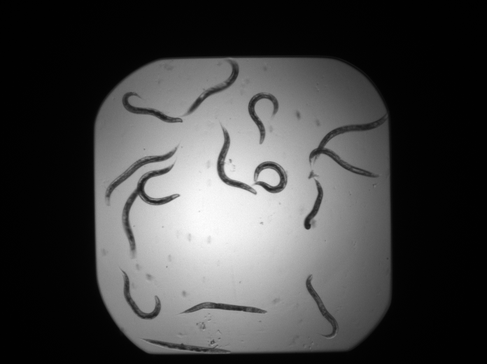
#> input picture data/BBBC010/live.tif, 487 x 364 px, shrunk from 696 x 520 before the run, found by its file name
$ jupyter execute --allow-errors '[Solution] 1 - Handling Image Data.ipynb'
#> lines starting #> are read from the running program, lines starting #| are printed output that depends on the picture; after the words box and inside, x2 and y2 are one past the last pixel; in counts of white or black regions, pixels touching at a corner belong together
# Part 1: Handling Image Data

In this notebook, we will learn how to manipulate image data as arrays.

[cell 1]
import os
import imageio.v2 as imageio
import matplotlib.pyplot as plt
import copy
# uncomment the line below for interactive figures
# %matplotlib ipympl

plt.rcParams['figure.dpi'] = 200

[cell 2]
import skimage as sk
import skimage.filters as skf

## 1. Loading and visualization

Throughout this practical, we will be using two image sets from the Broad Bioimage Benchmark Collection (BBBC, https://bbbc.broadinstitute.org/):
- BBBC010 (https://bbbc.broadinstitute.org/BBBC010/), a dataset of brightfield microscopy images of a C. elegans live/dead assay;
- BBBC020 (https://bbbc.broadinstitute.org/BBBC020/), a dataset of fluorescence microscopy images of the cell membrane and nucleus of murine bone-marrow derived macrophages.

### 1.1 Load

Load sample images from each datasets by running the lines below.

*There exists plenty of different libraries to load image data, but here we will rely on imageio (https://pypi.org/project/imageio/) as it can handle a wide range of formats that are relevant to microscopy.*

[cell 3]
# BBBC010
# Live worms example
bbbc010_live = imageio.imread('../data/Part_1/BBBC010/live.tif')
#> bbbc010_live is the input picture: shape (364, 487); min 0, max 253, mean 67.8
# Dead worms example
bbbc010_dead = imageio.imread('../data/Part_1/BBBC010/dead.tif')
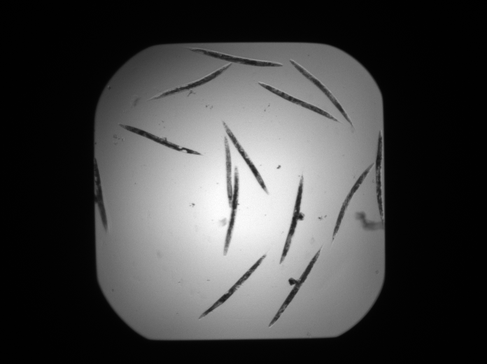
#> input picture data/BBBC010/dead.tif, 487 x 364 px, shrunk from 696 x 520 before the run, found by its file name
#> bbbc010_dead is the input picture: shape (364, 487); min 0, max 255, mean 68.3

[cell 4]
# BBBC020
# Cell membranes example
bbbc020_cell = imageio.imread('../data/Part_1/BBBC020/membranes.tif')
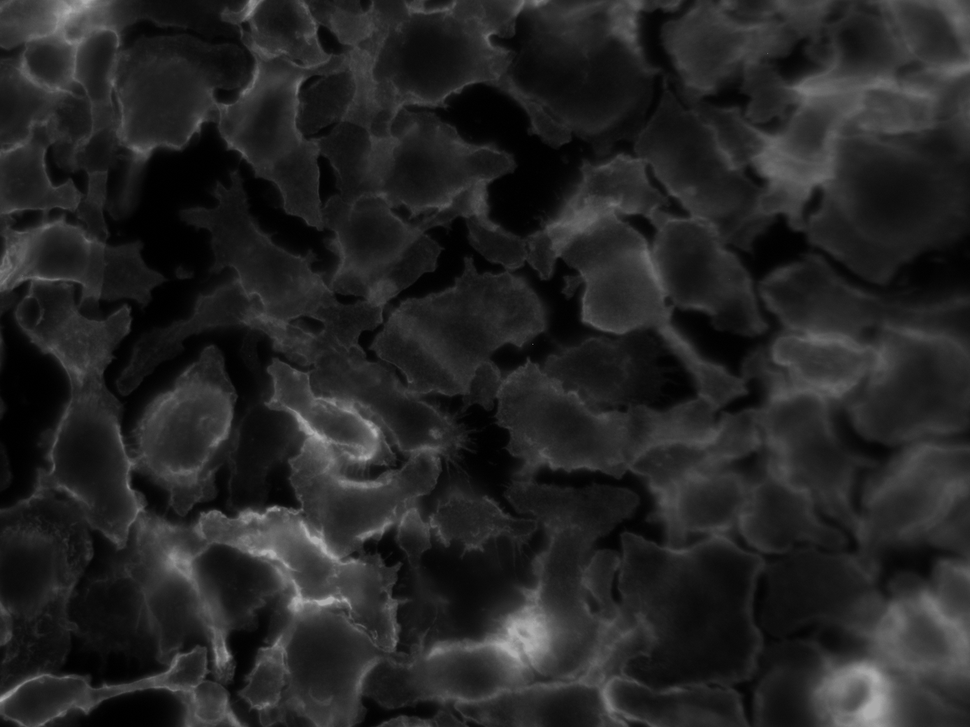
#> input picture data/BBBC020/membranes.tif, 970 x 727 px, shrunk from 1388 x 1040 before the run, found by its file name
#> bbbc020_cell is the input picture: shape (727, 970); min 0, max 173, mean 36.9
# Nuclei example
bbbc020_nuclei = imageio.imread('../data/Part_1/BBBC020/nuclei.tif')
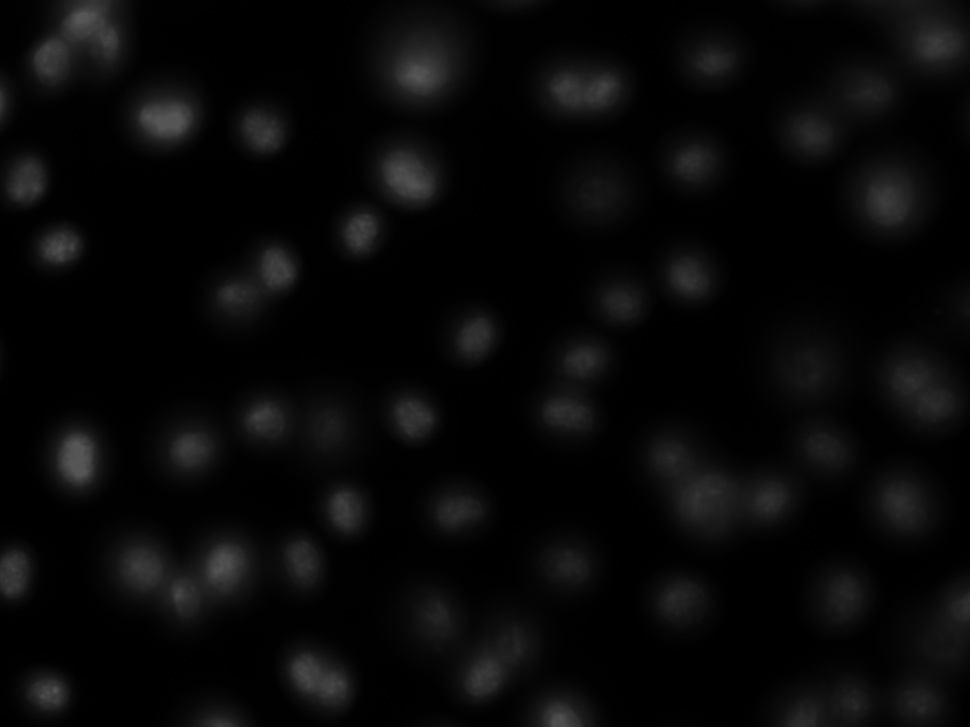
#> input picture data/BBBC020/nuclei.tif, 970 x 727 px, shrunk from 1388 x 1040 before the run, found by its file name
#> bbbc020_nuclei is the input picture: shape (727, 970); min 0, max 85, mean 8.2

### 1.2 Visualize

Visualize the images with matplotlib (https://matplotlib.org/) by running the lines below.

[cell 5]
# BBBC010
fig, axes = plt.subplots(nrows=1, ncols=2)

axes[0].imshow(bbbc010_live)
axes[0].axis('off')
axes[0].set_title('Live C. elegans')

axes[1].imshow(bbbc010_dead)
axes[1].axis('off')
axes[1].set_title('Dead C. elegans')

plt.show()

[cell 6]
# BBBC020
fig, axes = plt.subplots(nrows=1, ncols=2)

axes[0].imshow(bbbc020_cell)
axes[0].axis('off')
axes[0].set_title('Cell membrane marker')

axes[1].imshow(bbbc020_nuclei)
axes[1].axis('off')
axes[1].set_title('Nuclear marker')

plt.show()

### 1.3 Colormaps

As the image data we are working with are grayscale, what we see in 1.2 is pseudo-color. We can change that for any other colormap that matplotlib offers (see https://matplotlib.org/stable/tutorials/colors/colormaps.html). Run the code below to first visualize the BBBC020 images first in grayscale, and then adapt it to use your favourite colormap.

[cell 7]
# Grayscale
fig, axes = plt.subplots(nrows=1, ncols=2)

axes[0].imshow(bbbc020_cell, cmap='gray')
axes[0].axis('off')
axes[0].set_title('Cell membrane marker')

axes[1].imshow(bbbc020_nuclei, cmap='gray')
axes[1].axis('off')
axes[1].set_title('Nuclear marker')

plt.show()

[cell 8]
# Your favourite colormap
fig, axes = plt.subplots(nrows=1, ncols=2)

axes[0].imshow(bbbc020_cell, cmap='plasma')
axes[0].axis('off')
axes[0].set_title('Cell membrane marker')

axes[1].imshow(bbbc020_nuclei, cmap='plasma')
axes[1].axis('off')
axes[1].set_title('Nuclear marker')

plt.show()

### 1.4 Cropping

Since images are stored as arrays, we can vizualize regions of interest by specifying a range of image coordinates to be displayed. Run the code lines below to visualize a crop of one of the BBBC010 images. Can you modify it to display a different part of the image?

*Bonus challenge*: can you adapt the code so that the origin of the crop and its size are expressed relatively to the image dimensions?

[cell 9]
# Initial crop
origin = (100,250)
size = (200,200)

plt.imshow(bbbc010_live[origin[0]:origin[0]+size[0],origin[1]:origin[1]+size[1]], cmap='gray')
plt.axis('off')
plt.title('BBBC010 - RoI')

plt.show()

[cell 10]
# Crop around different area
origin = (200,140)
size = (100,120)

plt.imshow(bbbc010_live[origin[0]:origin[0]+size[0],origin[1]:origin[1]+size[1]], cmap='gray')
plt.axis('off')
plt.title('BBBC010 - RoI')

plt.show()
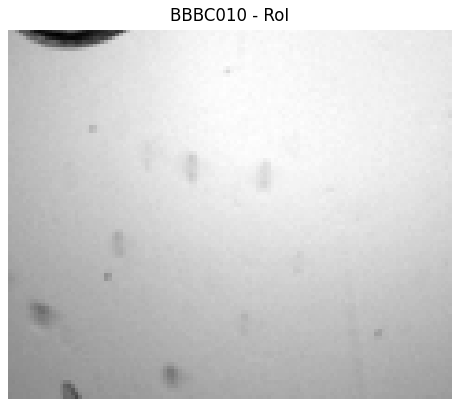
#> figure drawn by matplotlib, 1 panel

[cell 11]
# Bonus challenge: crop in relative coordinates
(width, height) = bbbc010_live.shape
#> width = 364; height = 487

origin = (int(0.2*width),int(0.3*height))
#> origin = (72, 146)
size = (int(0.4*width),int(0.4*height))
#> size = (145, 194)

plt.imshow(bbbc010_live[origin[0]:origin[0]+size[0],origin[1]:origin[1]+size[1]], cmap='gray')
plt.axis('off')
plt.title('BBBC010 - RoI')

plt.show()
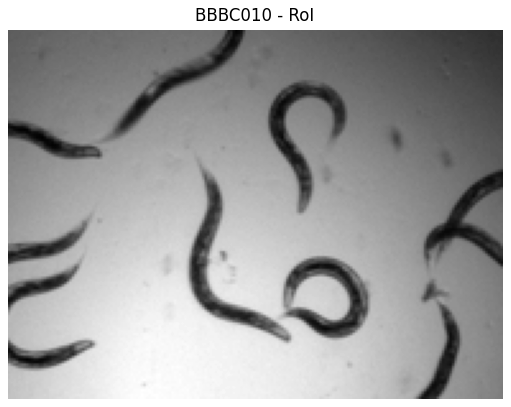
#> figure drawn by matplotlib, 1 panel

### 1.5 Roi editing
Although we used it only to visualize images up to now, matplotlib is a general plotting library that can do much more. One relevant feature in the context of this tutorial is the ability to combine classical plots with images. Run the code below to see one such example in which a red rectangle is overlaid to surround a region of interest.

[cell 12]
import matplotlib.patches as patches

# Crop from 1.3
origin = (100,250)
size = (200,200)

# Note that the x and y axes are swapped for images and plots
rect = patches.Rectangle(origin[::-1], size[0], size[1], linewidth=1, edgecolor='r', facecolor='none')

fig, axes = plt.subplots(nrows=1, ncols=2)

axes[0].imshow(bbbc010_live, cmap='gray')
axes[0].axis('off')
axes[0].add_patch(rect)
axes[0].set_title('Highlighted RoI')

axes[1].imshow(bbbc010_live[origin[0]:origin[0]+size[0],origin[1]:origin[1]+size[1]], cmap='gray')
axes[1].axis('off')
axes[1].set_title('RoI')

plt.show()
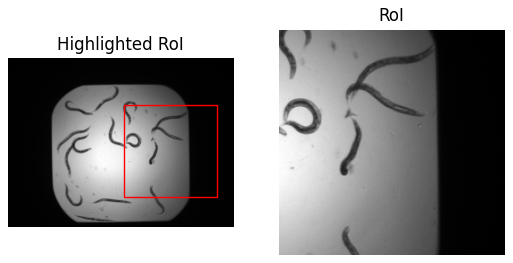
#> figure drawn by matplotlib, 2 panels

## 2. Image modifications

Now that we know how to load and visualize image data, let's have a look at basic operations we can do to modify them.

### 2.1 Masking

In the same way that we were able to visualize a crop of the image, we can modify selected portion of the data. By adapting the code from 1.4, "erase" a patch of a copy of one of the images we are working with by setting to zero all pixels in a range of coordinates. This operation is usually referred to as *masking*. To check the result, visualize the modified image.

[cell 13]
# Do not forget to work on a copy of the image!
original_img = bbbc010_live
masked_img = copy.deepcopy(original_img)

# Region to be masked
(width, height) = masked_img.shape
origin = (int(0.5*width),int(0.5*height))
#> origin = (182, 243)
size = (int(0.2*width),int(0.2*height))
#> size = (72, 97)

# Masking
masked_img[origin[0]:origin[0]+size[0],origin[1]:origin[1]+size[1]] = 0
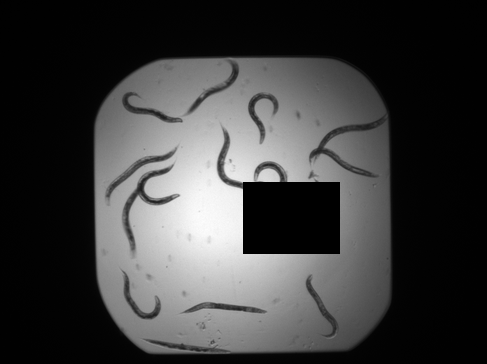
#> masked_img: shape (364, 487); 3.94% of pixels changed, all inside (x1, y1, x2, y2) = (243, 182, 340, 254)

# Visualize result
fig, axes = plt.subplots(nrows=1, ncols=2)

axes[0].imshow(original_img, cmap='gray')
axes[0].axis('off')
axes[0].set_title('Original image')

axes[1].imshow(masked_img, cmap='gray')
axes[1].axis('off')
axes[1].set_title('Masked image')

plt.show()

### 2.2 Inverting

Further to setting pixels to whichever constant value we chose (as we did when masking in 2.1), we can also apply modifications that depend on the original image values. A simple example is *image inversion*, also called *image negative*. The grayscale images we are working with are all in the [0,255] range. To compute the inverted (or negative) version of the image of your choice, you will therefore need to swap values so that what used to be 0 is mapped to 255, what used to 255 is mapped to 0, and so on for all values in between. Implement image inversion and vizualise the result below.

*Bonus*: if you only want the negative of the image for esthetic purposes (i.e., it looks better, but this is not needed for further processing), there is no need to modify the data directly. Instead, it is best to play on the visualization directly with colormaps. By adapting what you did in 1.3, display the inverse of the original image without modifying its data.

*Bonus challenge*: the [0,255] range is the realm of 8-bit images, but there are many more formats out there. If you are up for the challenge, adapt your code to invert an image from each dataset in its raw format (16-bit and RGB).

[cell 14]
original_img = bbbc020_cell
inverted_img = copy.deepcopy(original_img)

# Inversion
(width, height) = inverted_img.shape
#> width = 727; height = 970

for x in range(width):
    for y in range(height):
        inverted_img[x,y] = abs(int(inverted_img[x,y])-255)
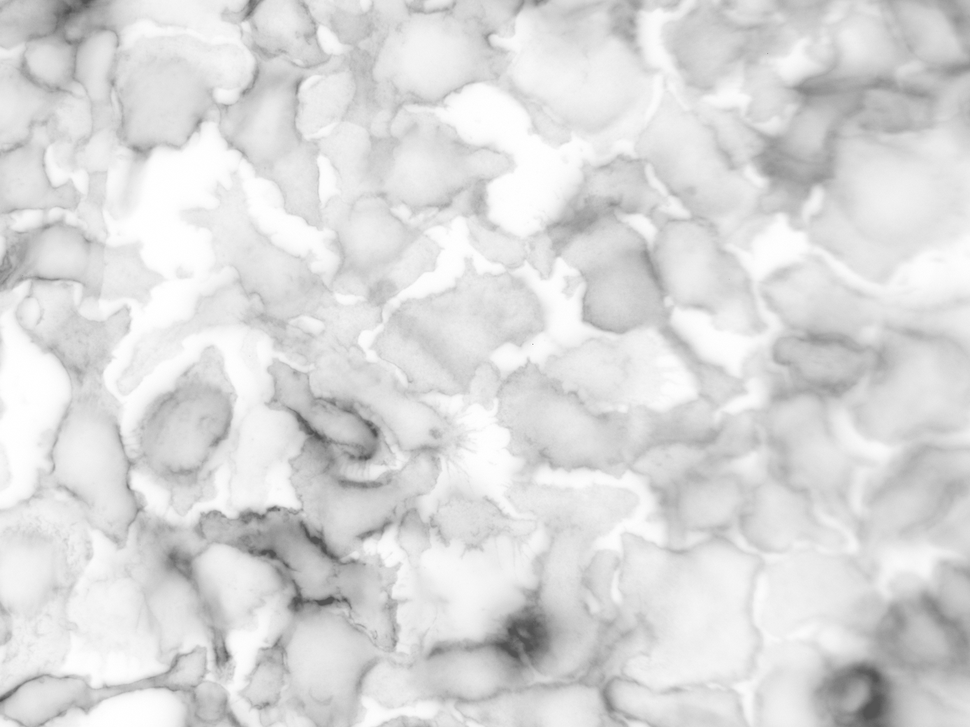
#> inverted_img: shape (727, 970); min 82, max 255, mean 218.1

# Visualize result
fig, axes = plt.subplots(nrows=1, ncols=2)

axes[0].imshow(original_img, cmap='gray')
axes[0].axis('off')
axes[0].set_title('Original image')

axes[1].imshow(inverted_img, cmap='gray')
axes[1].axis('off')
axes[1].set_title('Inverted image')

plt.show()

[cell 15]
# Bonus: play on colormap (no image modification)
fig, axes = plt.subplots(nrows=1, ncols=2)

axes[0].imshow(original_img, cmap='gray')
axes[0].axis('off')
axes[0].set_title('Original image')

axes[1].imshow(original_img, cmap='Greys')
axes[1].axis('off')
axes[1].set_title('Inverted image (only for display)')

plt.show()

#> (a cell that did not finish here is left out)

#> (a cell that did not finish here is left out)

### 2.3 Filtering

A general way to modify an image based on its original values is *filtering*. Filtering consists of applying a so-called convolution kernel to an input image (https://en.wikipedia.org/wiki/Kernel_(image_processing). Although the technical details of image filtering are beyond the scope of this tutorial, we can get a sense of what filtering means by considering some examples provided below. Run the code below to see how 1) a Gaussian kernel, 2) the Prewitt filter, and 3) the Frangi filter process the input image. What are their effects? For the Gaussian kernel and Frangi filters, try to modify the value of the parameter called sigma. How does it affect the result? For the Gaussian kernel, do you intuitively understand why?

*The scikit-image library offers many more filters for you to try out and play with if you are interested: https://scikit-image.org/docs/dev/api/skimage.filters.html.*

[cell 18]
original_img = bbbc010_live

# Important step: make data floating-point-valued for further processing
original_img = sk.img_as_float(original_img)

# Apply Gaussian kernel
filtered_img_gaussian = skf.gaussian(original_img, sigma=10)

# Apply Prewitt filter
filtered_img_prewitt = skf.prewitt(original_img)

# Apply Frangi filter
filtered_img_frangi = skf.frangi(original_img, sigmas=range(1, 10, 2))
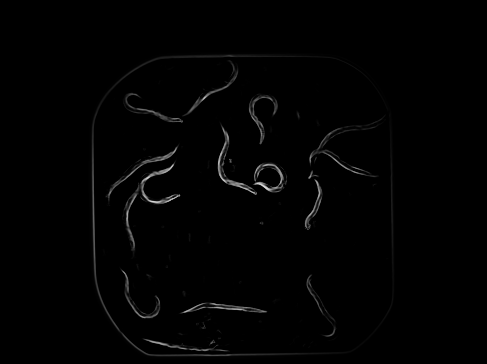
#> filtered_img_frangi: shape (364, 487) float64; min 0, max 0.862, mean 0.00927

# Visualize result
fig, axes = plt.subplots(nrows=1, ncols=4)

axes[0].imshow(original_img)
axes[0].axis('off')
axes[0].set_title('Original image', fontsize=5)

axes[1].imshow(filtered_img_gaussian)
axes[1].axis('off')
axes[1].set_title('Filtered image (Gaussian)', fontsize=5)

axes[2].imshow(filtered_img_prewitt)
axes[2].axis('off')
axes[2].set_title('Filtered image (Prewitt)', fontsize=5)

axes[3].imshow(filtered_img_frangi)
axes[3].axis('off')
axes[3].set_title('Filtered image (Frangi)', fontsize=5)

plt.show()

[cell 19]
# Modify the parameter called sigma and look at the result

# The value of sigma corresponds to the standard deviation of the Gaussian kernel.
# Larger sigma = larger spread = more blur!
original_img = bbbc010_live
original_img = sk.img_as_float(original_img)

# Small sigma
filtered_img_gaussian_5 = skf.gaussian(original_img, sigma=5)

# Large sigma
filtered_img_gaussian_20 = skf.gaussian(original_img, sigma=20)

# Visualize result
fig, axes = plt.subplots(nrows=1, ncols=3)

axes[0].imshow(original_img)
axes[0].axis('off')
axes[0].set_title('Original image', fontsize=5)

axes[1].imshow(filtered_img_gaussian_5)
axes[1].axis('off')
axes[1].set_title('sigma=5', fontsize=5)

axes[2].imshow(filtered_img_gaussian_20)
axes[2].axis('off')
axes[2].set_title('sigma=20', fontsize=5)

plt.show()

### 2.4 Image processing

Filtering is at the core of many image processing methods. Run the code below to see what happens when taking the difference between one of the BBBC010 images and its Gaussian-blurred version. What do you notice?

[cell 20]
original_img = bbbc010_live

# Important step: make data floating-point-valued for further processing
original_img = sk.img_as_float(original_img)

# Apply Gaussian kernel with large-enough sigma to blur the objects
filtered_img = skf.gaussian(original_img, sigma=20)

# Compute the difference between the original and filtered image
diff_img = original_img - filtered_img
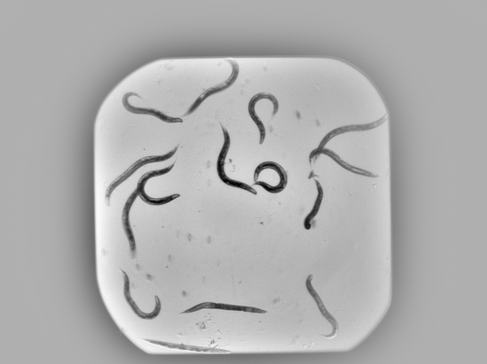
#> diff_img: shape (364, 487) float64; min -0.603, max 0.271, mean 0.0019; drawn with min black and max white

# Visualize result
fig, axes = plt.subplots(nrows=1, ncols=3)

axes[0].imshow(original_img)
axes[0].axis('off')
axes[0].set_title('Original image', fontsize=5)

axes[1].imshow(filtered_img)
axes[1].axis('off')
axes[1].set_title('Filtered image', fontsize=5)

axes[2].imshow(diff_img)
axes[2].axis('off')
axes[2].set_title('Difference image', fontsize=5) # We just did background subtraction!

plt.show()
